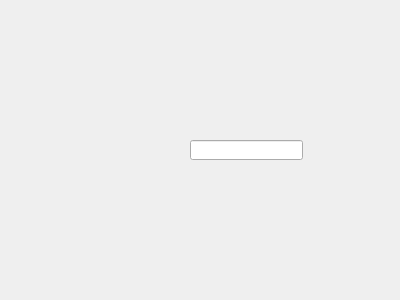
<?xml version="1.0" encoding="UTF-8"?>
<ui version="4.0">
 <class>Timer</class>
 <widget class="QWidget" name="Timer">
  <property name="geometry">
   <rect>
    <x>0</x>
    <y>0</y>
    <width>400</width>
    <height>300</height>
   </rect>
  </property>
  <property name="windowTitle">
   <string>Form</string>
  </property>
  <widget class="QLineEdit" name="lineEdit">
   <property name="geometry">
    <rect>
     <x>190</x>
     <y>140</y>
     <width>113</width>
     <height>20</height>
    </rect>
   </property>
  </widget>
 </widget>
 <resources/>
 <connections/>
</ui>
